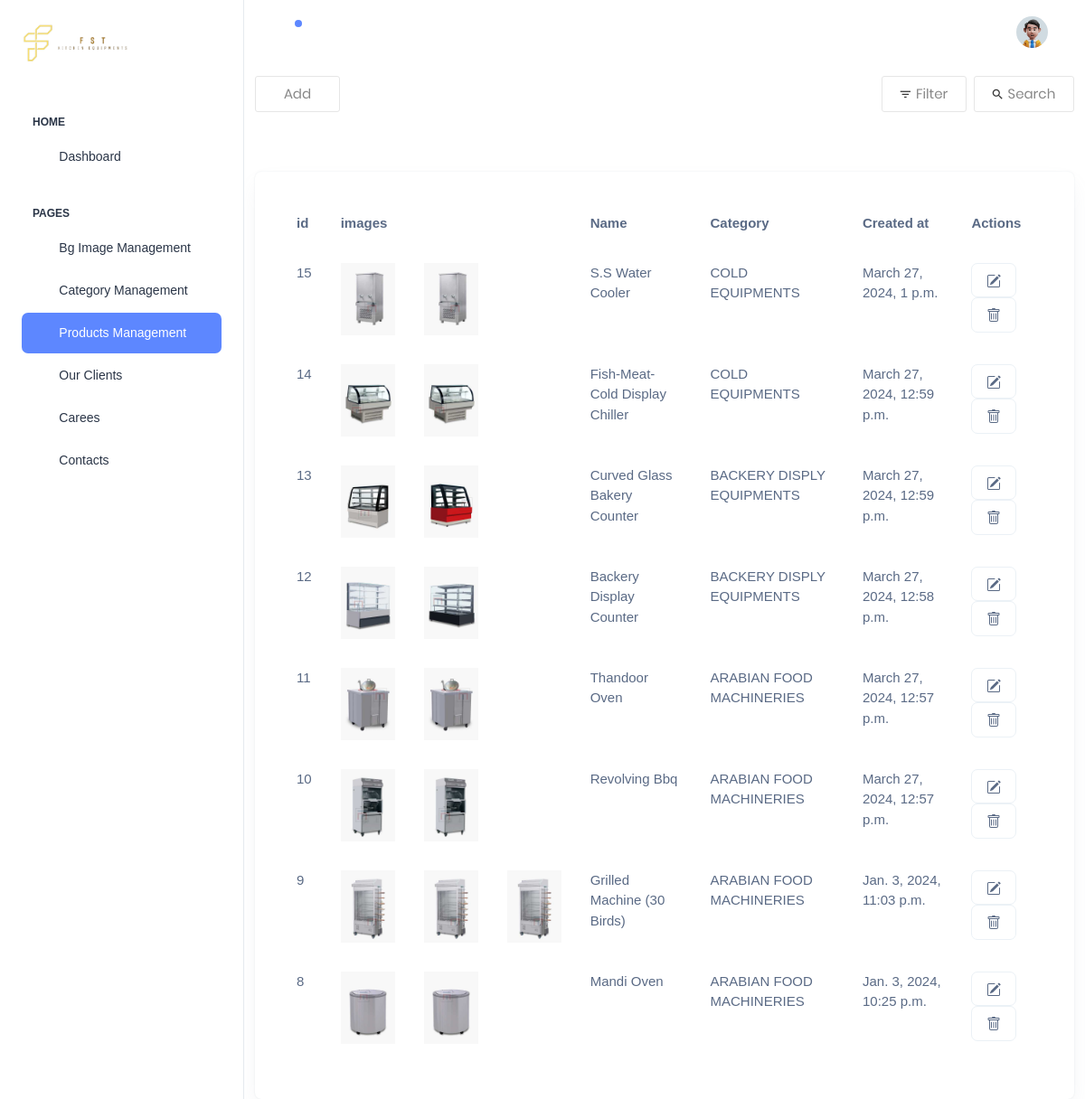
/dashboard/product/ (signed in), run on an earlier commit of the app's database.
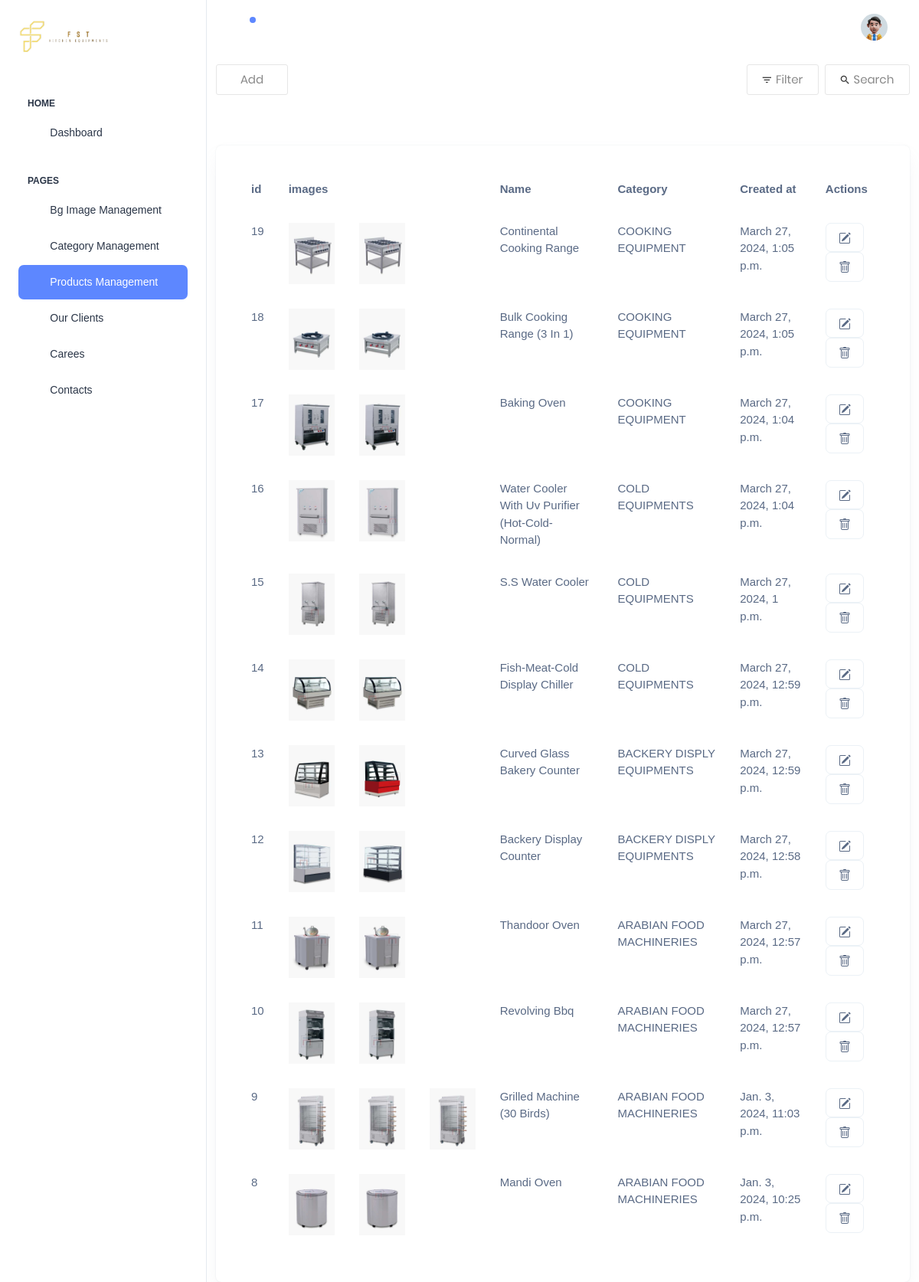
And on a later commit of the database.
### dashboard/models.py (models this page shows, shortened)
class Products(models.Model):
    image1 = models.ImageField(upload_to='products/')
    cropped_image1 = ImageSpecField(source='image1', processors=[ResizeToFill(300, 400)], format='JPEG', options={'quality': 100})
    image2 = models.ImageField(blank=True, null=True, upload_to='products/')
    cropped_image2 = ImageSpecField(source='image2', processors=[ResizeToFill(300, 400)], format='JPEG', options={'quality': 100})
    image3 = models.ImageField(blank=True, null=True, upload_to='products/')
    cropped_image3 = ImageSpecField(source='image3', processors=[ResizeToFill(300, 400)], format='JPEG', options={'quality': 100})
    category = models.ForeignKey(Categories, on_delete=models.CASCADE)
    name = models.CharField(max_length=150, null=True, blank=True)
    descrption = models.TextField(blank=True, null=True)
    created_at = models.DateTimeField(auto_now_add=True)

class Categories(models.Model):
    image = models.ImageField(upload_to='category/')
    name = models.CharField(max_length=150,null=True,blank=True)
    cropped_image = ImageSpecField(source='image',processors=[ResizeToFill(864, 432)],format='JPEG',options={'quality': 100})
    created_at = models.DateTimeField(auto_now_add=True)

### dashboard/views.py (the view, shortened to what this page needs)
# urls.py: path('product/',Product.as_view(), name='Product'),
class Product(CustomLoginRequiredAdmin,FormView):
    template_name = 'dashboard/products/products.html'
    form_class = ProductFroms
    def get_context_data(self, **kwargs):
        context = super().get_context_data(**kwargs)
        context['products_data'] = Products.objects.all().order_by('-id')
        context['category_data'] = Categories.objects.all().order_by('name')
        return context
    def get(self, request, *args, **kwargs):
        return super().get(request, *args, **kwargs)

### dashboard/views.py (called while the page is built)
    def dispatch(self, request, *args, **kwargs):
        if request.user.is_authenticated:
            if not request.user.is_superuser:
                return redirect('Signin')
        else:
            return redirect('Signin')
        return super().dispatch(request, *args, **kwargs)

### templates/dashboard/products/products.html (shortened to what the changed rows need)
{% extends "dashboard/base.html" %}
{% load static %}
{% block body %}
<div class="page-wrapper" style="background-color: white;" id="main-wrapper" data-layout="vertical" data-navbarbg="skin6" data-sidebartype="full"
    data-sidebar-position="fixed" data-header-position="fixed">
    <div class="body-wrapper">
            <div>
                <div class="col-12 container">
                    <div class="card recent-sales overflow-auto">
                        <div class="card-body">
                            <table class="table table-borderless datatable refresh" id="search-results">
                                <thead>
                                    <tr>
                                        <th scope="col">id</th>
                                        <th scope="col">images</th>
                                        <th scope="col"></th>
                                        <th scope="col"></th>
                                        <th scope="col">Name</th>
                                        <th scope="col">Category</th>
                                        <th scope="col">Created at</th>
                                        <th scope="col">Actions</th>
                                    </tr>
                                </thead>
                                {% for Product in products_data %}
                                <tr>
                                    <td> {{Product.id}} </td>
                                    <td>
                                        <div style="width: 60px;" class="overflow-hidden">
                                            {% if Product.image1 %}
                                            <img class="w-100" src="{{ Product.image1.url }}" alt="">
                                            {% else %}
                                            <img class="w-100" src="{{ Product.image1.url }}" alt="">
                                            {% endif %}
                                        </div>
                                    </td>
                                    <td>
                                        <div style="width: 60px;" class="overflow-hidden">
                                            {% if Product.image2 %}
                                            <img class="w-100" src="{{ Product.image2.url }}" alt="">
                                            {% endif %}
                                        </div>
                                    </td>
                                    <td>
                                        <div style="width: 60px;" class="overflow-hidden">
                                            {% if Product.image3 %}
                                            <img class="w-100" src="{{ Product.image3.url }}" alt="">
                                            {% endif %}
                                        </div>
                                    </td>
                                    <td> {{Product.name}} </td>
                                    <td> {{Product.category.name}} </td>
                                    <td> {{Product.created_at}} </td>
                                    <td>
                                        <a type="button" class="fs-4 btn hov-btn3 border " data-bs-toggle="modal"
                                            data-bs-target="#updatemodal{{Product.id}}">
                                            <i title="" class="fa fa-edit"></i>
                                        </a>
                                        <button type="button" class="btn hov-btn3 border" data-bs-toggle="modal"
                                            data-bs-target="#deletemodal{{Product.id}}">
                                        </button>
                                    </td>
                                </tr>
                                {% endfor %}
                            </table>
                        </div>
                    </div>
                </div>
            </div>
        </div>
    </div>
    {% endblock %}

What changed in the data, as far as the page shows it:
added Products: id "19", image1 (picture), image2 (picture), name "Continental Cooking Range", category.name "COOKING EQUIPMENT", created_at "March 27, 2024, 1:05 p.m."
added Products: id "18", image1 (picture), image2 (picture), name "Bulk Cooking Range (3 In 1)", category.name "COOKING EQUIPMENT", created_at "March 27, 2024, 1:05 p.m."
added Products: id "17", image1 (picture), image2 (picture), name "Baking Oven", category.name "COOKING EQUIPMENT", created_at "March 27, 2024, 1:04 p.m."
added Products: id "16", image1 (picture), image2 (picture), name "Water Cooler With Uv Purifier (Hot-Cold-Normal)", category.name "COLD EQUIPMENTS", created_at "March 27, 2024, 1:04 p.m."
